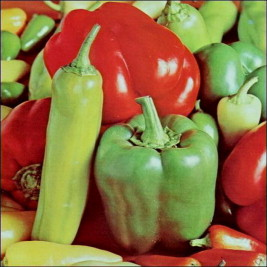
#> input picture figures/poivrons.png, 267 x 267 px, found by its file name
$ python 10.py
#> lines starting #> are read from the running program, lines starting #| are printed output that depends on the picture
from PIL import Image
import numpy as np
from pathlib import Path
import importlib
lf = importlib.import_module("10_light_func")

figure_dir = Path(__file__).parent.parent / 'figures' / '10'


def load_as_gray_array(name):
    img = Image.open(name).convert('L')
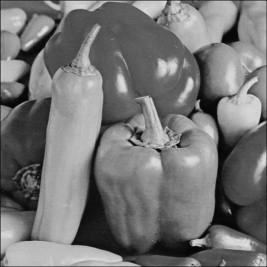
#> img: PIL image 267x267 L; min 2, max 227, mean 116.7
    return np.asarray(img).copy()


def save_gray_array_as_img(array, name):
    img = Image.fromarray(array).convert('L')
    img.save(figure_dir / "{}.png".format(name), format='PNG')


def mirror(array):
    h, w = array.shape
#> h = 267; w = 267
    mirrored = np.zeros((h, w))
    for i in range(h):
        for j in range(w):
            mirrored[i, j] = array[i, w - 1 - j]
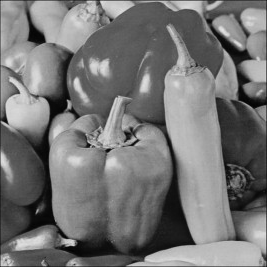
#> mirrored: shape (267, 267) float64; min 2, max 227, mean 116.7
    return mirrored


def negative(array):
    h, w = array.shape
#> h = 267; w = 267
    negated = np.zeros((h, w))
    for i in range(h):
        for j in range(w):
            negated[i, j] = 255 - array[i, j]
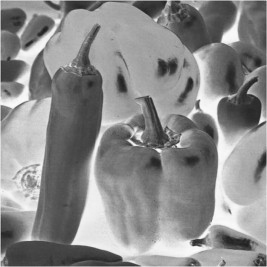
#> negated: shape (267, 267) float64; min 28, max 253, mean 138.3
    return negated


def negative_better(array):
    return 255 - array


def left_half(array):
    h, w = array.shape
#> h = 267; w = 267
    halved = np.zeros((h, w//2))
    for i in range(h):
        for j in range(w // 2):
            halved[i, j] = array[i, j]
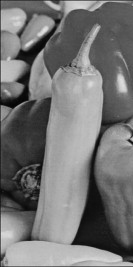
#> halved: shape (267, 133) float64; min 2, max 227, mean 116.2
    return halved


def left_half_better(array):
    h, w = array.shape
    return array[:, :w//2]
    # en numpy, on peut écrire M[a:b] pour représenter M[a], M[a+1], ..., M[b-1]
    # de la même manière qu'on écrit range(a, b) pour a, a+1, ..., b-1


def lighten(array):
    return lf.lighten(array.astype(np.float64)).astype(np.uint8)


def darken(array):
    return lf.darken(array.astype(np.float64)).astype(np.uint8)


def decontrast(array):
    return lf.decontraste(array.astype(np.float64)).astype(np.uint8)


def contrast(array):
    return lf.contraste(array.astype(np.float64)).astype(np.uint8)


poivrons = load_as_gray_array(figure_dir / "poivrons.png")

save_gray_array_as_img(mirror(poivrons), "miroir")
save_gray_array_as_img(negative(poivrons), "negatif")
save_gray_array_as_img(left_half(poivrons), "moitie_gauche")
save_gray_array_as_img(lighten(poivrons), "eclairci")
#> (the call stopped at in lighten, `return lf.lighten(array.astype(np.float64)).astype(np.uint8)`: 10_light_func is not available in this run)
save_gray_array_as_img(darken(poivrons), "noirci")
#> (the call stopped at in darken, `return lf.darken(array.astype(np.float64)).astype(np.uint8)`: 10_light_func is not available in this run)
save_gray_array_as_img(contrast(poivrons), "contraste")
#> (the call stopped at in contrast, `return lf.contraste(array.astype(np.float64)).astype(np.uint8)`: 10_light_func is not available in this run)
save_gray_array_as_img(decontrast(poivrons), "decontraste")
#> (the call stopped at in decontrast, `return lf.decontraste(array.astype(np.float64)).astype(np.uint8)`: 10_light_func is not available in this run)
